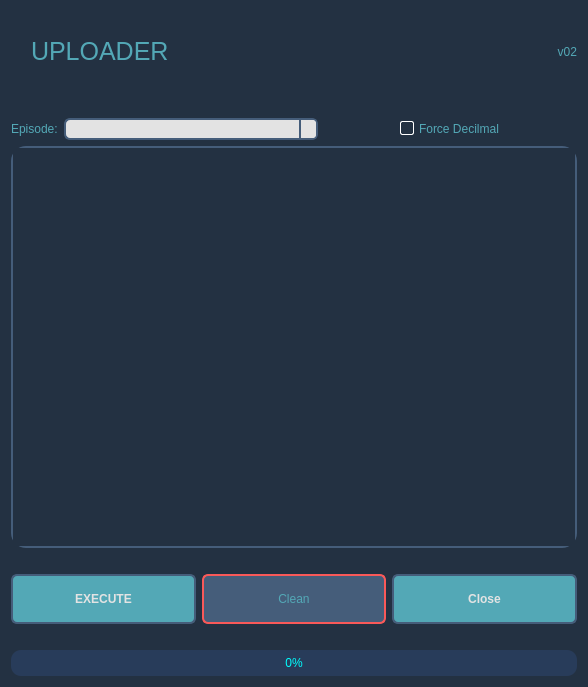
<?xml version="1.0" encoding="UTF-8"?>
<ui version="4.0">
 <class>Dialog</class>
 <widget class="QDialog" name="Dialog">
  <property name="geometry">
   <rect>
    <x>0</x>
    <y>0</y>
    <width>588</width>
    <height>687</height>
   </rect>
  </property>
  <property name="windowTitle">
   <string>Birdo Uploader v0.01</string>
  </property>
  <property name="styleSheet">
   <string notr="true">QWidget{	
	background-color: #233142;
}

QLabel{
	color: #53a8b6;
}

QLabel:disabled {
	color: #455d7a;
}

QGroupBox {
	color: #53a8b6;
}

QGroupBox:disabled {
	color: #455d7a;
}

QTabWidget::pane {
	border: 2px solid #e3e3e3;
	border-radius: 5px;
} 

QTabWidget::tab-bar {
    left: 15px; /* move to the right by 5px */
}

QTabBar::tab {
	color: #455d7a;
	background: transparent; 
	border: null; 
	padding-top: 8px;
	padding-bottom: 8px;
	padding-right: 8px;
	padding-left: 4px;

} 

QTabBar::tab:selected {
	color: #7c73e6;
	background: transparent; 
	padding-left: 4px;
}

QCheckBox {
	color: #e3e3e3;
    spacing: 5px;
}

QCheckBox:unchecked {
	color: #53a8b6;
}

QCheckBox:checked {
	color: #7c73e6;
}

QCheckBox::indicator:unchecked {
    border: 1px solid white;
	border-radius: 2px;
	background-color:#233142;
}

QCheckBox::indicator:checked {
    border: 2px solid lightgray;
	border-radius: 6px;
	background-color: rgb(56, 186, 255);
}

QCheckBox:disabled{
	color: gray;
}

QCheckBox::indicator:checked:disabled {
    color: rgb(250, 90, 120);
	background-color: #233142;
	border-color: gray;
}

QCheckBox::indicator:unchecked:disabled {
    color: rgb(250, 90, 120);
	background-color: #233142;
	border-color: gray;
}

QComboBox {
	color: #233142;
    border: 2px solid #455d7a;
    border-radius: 6px;
    padding: 1px 18px 1px 3px;
    min-width: 6em;
}

QComboBox::down-arrow {
      image: null;
}

QComboBox:!editable, QComboBox::drop-down:editable {
     background: #e3e3e3;
}

QComboBox:on { /* shift the text when the popup opens */
    padding-top: 3px;
    padding-left: 4px;
}

QComboBox::drop-down {
    width: 15px;
	background-color: #e3e3e3;
    border-left-width: 2px;
    border-left-color: #455d7a;
    border-left-style: solid; /* just a single line */
    border-top-right-radius: 3px; /* same radius as the QComboBox */
    border-bottom-right-radius: 3px;
}

QComboBox:hover{
    border: 2px solid white;
    color: #53a8b6;
}

QComboBox QAbstractItemView{
    border: 2px solid white;
	border-radius: 10px;
    color: #233142;
	background-color: lightgray;
    selection-background-color: rgb(40, 30, 50);
	selection-color: white;
	selection-item-border-radius: 2px;
	padding: 3px 3px ;
}

QComboBox:disabled{
	color: rgb(250, 90, 120);
	background-color: rgb(250, 200, 200);
	border-color: gray;
}

QScrollArea{
	border: 2px solid #455d7a;
	border-radius: 15px;
}

QScrollBar::handle {
	border-radius: 10px;
 	border: none;
	background-color: #455d7a;
	width: 5px;
}

QScrollBar::add-page{ 
	border: none;
    background-color: transparent;
}

QScrollBar::sub-page {
    background-color: transparent;
	border: none;
}

QScrollBar::add-line {
    border: none;
    background-color: transparent;
}

QScrollBar::sub-line {
    border: none;
    background-color: transparent;
}

QScrollBar:arrow{
	border: none;
	background: transparent;
	color: none;
	image: none;
}

QPushButton {
	color: #e3e3e3;
    border: 2px solid #455d7a;
    border-radius: 6px;
	background-color: #53a8b6;
}

QPushButton:hover{
    border: 2px solid white;
    color: white;
}

QPushButton:pressed {
	color: #e3e3e3;
	border-color: #e3e3e3;
    background-color: #455d7a;
}

QPushButton::disabled {
	border-color: #f95959;
	background: #455d7a;
	color: #53a8b6;
}

QLineEdit {
	color: #5585b5;
    border: 2px solid #455d7a;
    border-radius: 5px;
    padding: 0 8px;
    background: #e3e3e3;
    selection-background-color: darkgray;
}

QLineEdit:hover{
    border: 2px solid white;
    color: black;
}

QLineEdit:disabled{
	color: #f95959;
	background-color: #79c2d0;
	border-color: rgb(255, 230, 220);
}</string>
  </property>
  <layout class="QVBoxLayout" name="verticalLayout" stretch="1,0,1,5,0,1,0,1">
   <item>
    <layout class="QHBoxLayout" name="horizontalLayout" stretch="0,2,0">
     <item>
      <spacer name="verticalSpacer">
       <property name="orientation">
        <enum>Qt::Vertical</enum>
       </property>
       <property name="sizeHint" stdset="0">
        <size>
         <width>20</width>
         <height>40</height>
        </size>
       </property>
      </spacer>
     </item>
     <item>
      <widget class="QLabel" name="label_2">
       <property name="font">
        <font>
         <pointsize>19</pointsize>
        </font>
       </property>
       <property name="text">
        <string>UPLOADER</string>
       </property>
      </widget>
     </item>
     <item>
      <widget class="QLabel" name="label_3">
       <property name="text">
        <string>v02</string>
       </property>
       <property name="alignment">
        <set>Qt::AlignRight|Qt::AlignTrailing|Qt::AlignVCenter</set>
       </property>
      </widget>
     </item>
    </layout>
   </item>
   <item>
    <spacer name="horizontalSpacer">
     <property name="orientation">
      <enum>Qt::Horizontal</enum>
     </property>
     <property name="sizeHint" stdset="0">
      <size>
       <width>40</width>
       <height>20</height>
      </size>
     </property>
    </spacer>
   </item>
   <item>
    <layout class="QHBoxLayout" name="horizontalLayout_2" stretch="0,1,1">
     <item>
      <widget class="QLabel" name="label">
       <property name="text">
        <string>Episode:</string>
       </property>
      </widget>
     </item>
     <item>
      <widget class="QComboBox" name="globalEpisodes"/>
     </item>
     <item alignment="Qt::AlignHCenter">
      <widget class="QCheckBox" name="checkDecimal">
       <property name="text">
        <string>Force Decilmal</string>
       </property>
      </widget>
     </item>
    </layout>
   </item>
   <item>
    <widget class="QScrollArea" name="scrollArea">
     <property name="acceptDrops">
      <bool>true</bool>
     </property>
     <property name="verticalScrollBarPolicy">
      <enum>Qt::ScrollBarAsNeeded</enum>
     </property>
     <property name="widgetResizable">
      <bool>true</bool>
     </property>
     <property name="alignment">
      <set>Qt::AlignLeading|Qt::AlignLeft|Qt::AlignTop</set>
     </property>
     <widget class="QWidget" name="scrollAreaWidgetContents">
      <property name="geometry">
       <rect>
        <x>0</x>
        <y>0</y>
        <width>562</width>
        <height>326</height>
       </rect>
      </property>
      <property name="sizePolicy">
       <sizepolicy hsizetype="Expanding" vsizetype="Expanding">
        <horstretch>0</horstretch>
        <verstretch>0</verstretch>
       </sizepolicy>
      </property>
     </widget>
    </widget>
   </item>
   <item>
    <spacer name="horizontalSpacer_3">
     <property name="orientation">
      <enum>Qt::Horizontal</enum>
     </property>
     <property name="sizeHint" stdset="0">
      <size>
       <width>40</width>
       <height>20</height>
      </size>
     </property>
    </spacer>
   </item>
   <item>
    <layout class="QHBoxLayout" name="horizontalLayout_3">
     <item>
      <widget class="QPushButton" name="executeBtn">
       <property name="sizePolicy">
        <sizepolicy hsizetype="Preferred" vsizetype="Preferred">
         <horstretch>0</horstretch>
         <verstretch>0</verstretch>
        </sizepolicy>
       </property>
       <property name="maximumSize">
        <size>
         <width>16777215</width>
         <height>50</height>
        </size>
       </property>
       <property name="font">
        <font>
         <weight>75</weight>
         <bold>true</bold>
        </font>
       </property>
       <property name="text">
        <string>EXECUTE</string>
       </property>
      </widget>
     </item>
     <item>
      <widget class="QPushButton" name="cleanBtn">
       <property name="enabled">
        <bool>false</bool>
       </property>
       <property name="sizePolicy">
        <sizepolicy hsizetype="Preferred" vsizetype="Preferred">
         <horstretch>0</horstretch>
         <verstretch>0</verstretch>
        </sizepolicy>
       </property>
       <property name="maximumSize">
        <size>
         <width>16777215</width>
         <height>50</height>
        </size>
       </property>
       <property name="text">
        <string>Clean</string>
       </property>
      </widget>
     </item>
     <item>
      <widget class="QPushButton" name="cancelBtn">
       <property name="sizePolicy">
        <sizepolicy hsizetype="Preferred" vsizetype="Preferred">
         <horstretch>0</horstretch>
         <verstretch>0</verstretch>
        </sizepolicy>
       </property>
       <property name="maximumSize">
        <size>
         <width>16777215</width>
         <height>50</height>
        </size>
       </property>
       <property name="font">
        <font>
         <weight>75</weight>
         <bold>true</bold>
        </font>
       </property>
       <property name="text">
        <string>Close</string>
       </property>
      </widget>
     </item>
    </layout>
   </item>
   <item>
    <spacer name="horizontalSpacer_2">
     <property name="orientation">
      <enum>Qt::Horizontal</enum>
     </property>
     <property name="sizeHint" stdset="0">
      <size>
       <width>40</width>
       <height>20</height>
      </size>
     </property>
    </spacer>
   </item>
   <item>
    <widget class="QProgressBar" name="progressBar">
     <property name="enabled">
      <bool>false</bool>
     </property>
     <property name="styleSheet">
      <string notr="true">QProgressBar {
	color: rgb(0, 255, 255);
	padding: 2 2px;
	border: null;
	border-radius: 10px;
	min-height: 20px;
	background-color: rgb(40, 60, 90);	
}

QProgressBar::chunk {
	border-top: 3px solid rgb(0, 255, 255);
	border-bottom: 1px solid white;
	border-left: 2px solid rgb(0, 255, 255);
	border-right: 2px solid rgb(0, 255, 255);
	border-radius: 10px;
	background: rgb(40, 70, 100);
}</string>
     </property>
     <property name="value">
      <number>0</number>
     </property>
     <property name="alignment">
      <set>Qt::AlignCenter</set>
     </property>
    </widget>
   </item>
  </layout>
 </widget>
 <resources/>
 <connections/>
</ui>
